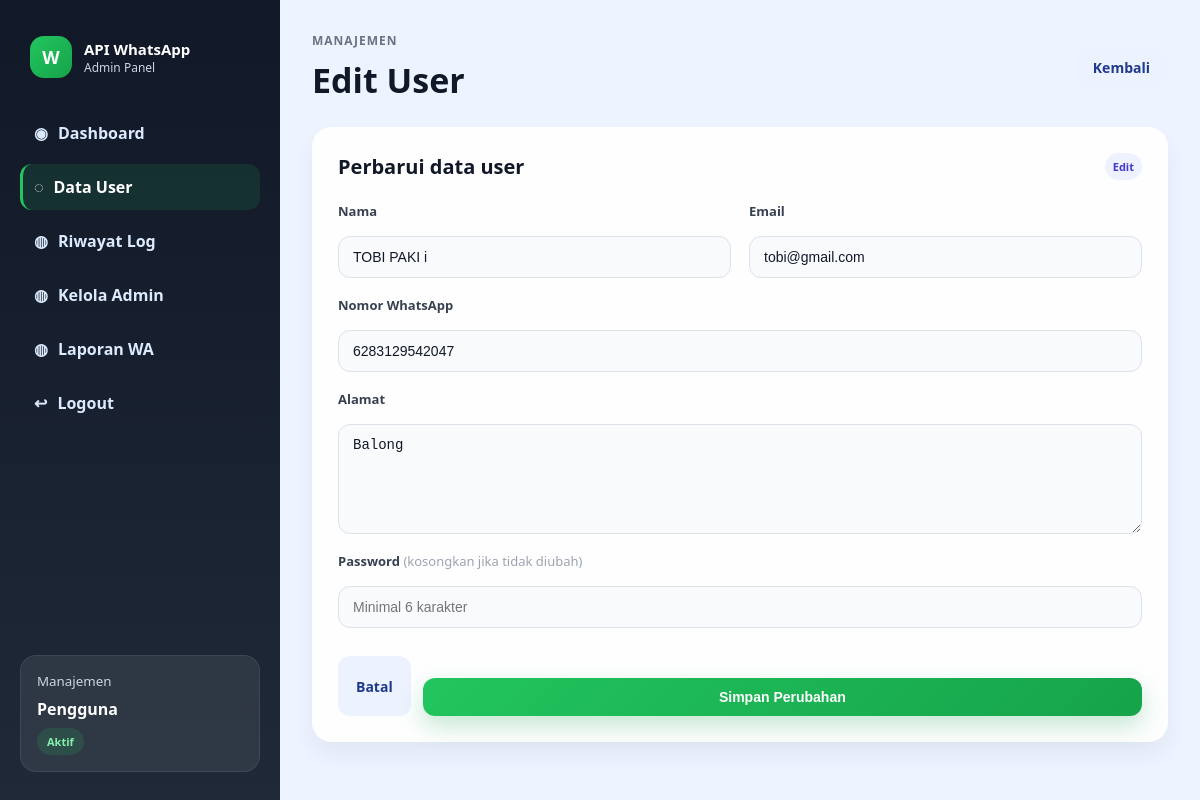
Page /kelola-user-form.php?id=3 (signed in) on the committed database.
### tables this page shows
CREATE TABLE `users` (
  `id` int(11) NOT NULL,
  `nama` varchar(100) NOT NULL,
  `email` varchar(150) NOT NULL,
  `no_hp` varchar(20) NOT NULL,
  `alamat` text NOT NULL,
  `password` varchar(255) NOT NULL,
  `created_at` timestamp NOT NULL DEFAULT current_timestamp()
);

### kelola-user-form.php (the view, shortened to what this page needs)
<?php
require_once __DIR__ . '/config/database.php';
$id = isset($_GET['id']) ? (int) $_GET['id'] : null;
$isEdit = $id !== null;
$user = [
    'nama'   => '',
    'email'  => '',
    'no_hp'  => '',
    'alamat' => '',
];
if ($isEdit) {
    $stmt = $pdo->prepare('SELECT id, nama, email, no_hp, alamat FROM users WHERE id = :id');
    $stmt->execute(['id' => $id]);
    $found = $stmt->fetch();
    $user = $found;
}
?>
<!DOCTYPE html>
<html lang="id">
<head>
<link rel="stylesheet" href="assets/css/style.css">
</head>
<body class="admin-body">
<div class="admin-shell">
  <aside class="admin-sidebar">
    <div class="brand-wrap">
      <div class="brand-mark">W</div>
      <div>
        <div class="brand-title">API WhatsApp</div>
        <div class="brand-subtitle">Admin Panel</div>
      </div>
    </div>
    <nav class="sidebar-nav">
      <a href="dashboard.php"><span>◉</span> Dashboard</a>
      <a href="kelola-user.php" class="active"><span>◌</span> Data User</a>
      <a href="admin-log.php"><span>◍</span> Riwayat Log</a>
      <a href="admin-accounts.php"><span>◍</span> Kelola Admin</a>
      <a href="admin.php"><span>◍</span> Laporan WA</a>
      <a href="logout.php"><span>↩</span> Logout</a>
    </nav>
    <div class="sidebar-card light-card">
      <small>Manajemen</small>
      <strong>Pengguna</strong>
      <span class="status-pill success">Aktif</span>
    </div>
  </aside>
  <main class="admin-main">
    <header class="topbar admin-topbar">
      <div>
        <p class="eyebrow">Manajemen</p>
        <h1><?= $isEdit ? 'Edit User' : 'Tambah User' ?></h1>
      </div>
      <div class="topbar-actions">
        <a href="kelola-user.php" class="modern-btn secondary">Kembali</a>
      </div>
    </header>
    <section class="panel form-shell">
      <div class="panel-header form-header">
        <h3><?= $isEdit ? 'Perbarui data user' : 'Tambah data user baru' ?></h3>
        <span class="mini-tag"><?= $isEdit ? 'Edit' : 'Baru' ?></span>
      </div>
      <form method="POST" action="api/user_save.php" class="modern-form">
        <div class="form-grid modern-form-grid">
          <div class="field">
            <label>Nama</label>
            <input type="text" name="nama" required minlength="3" value="<?= htmlspecialchars($user['nama']) ?>">
          </div>
          <div class="field">
            <label>Email</label>
            <input type="email" name="email" required value="<?= htmlspecialchars($user['email']) ?>">
          </div>
          <div class="field full">
            <label>Nomor WhatsApp</label>
            <input type="text" name="no_hp" required value="<?= htmlspecialchars($user['no_hp']) ?>">
          </div>
          <div class="field full">
            <label>Alamat</label>
            <textarea name="alamat" required><?= htmlspecialchars($user['alamat']) ?></textarea>
          </div>
          <div class="field full">
            <label>Password <?= $isEdit ? '<span class="hint-inline">(kosongkan jika tidak diubah)</span>' : '' ?></label>
            <input type="password" name="password" <?= $isEdit ? '' : 'required' ?> minlength="6" placeholder="Minimal 6 karakter">
          </div>
        </div>
        <div class="form-actions modern-form-actions">
          <a href="kelola-user.php" class="modern-btn secondary">Batal</a>
          <button type="submit" class="modern-btn primary action-submit"><?= $isEdit ? 'Simpan Perubahan' : 'Tambah User' ?></button>
        </div>
      </form>
    </section>
  </main>
</div>
</body>
</html>

### rows in the picture
users: nama "TOBI PAKI i", email "tobi@gmail.com", no_hp "6283129542047", alamat "Balong"
